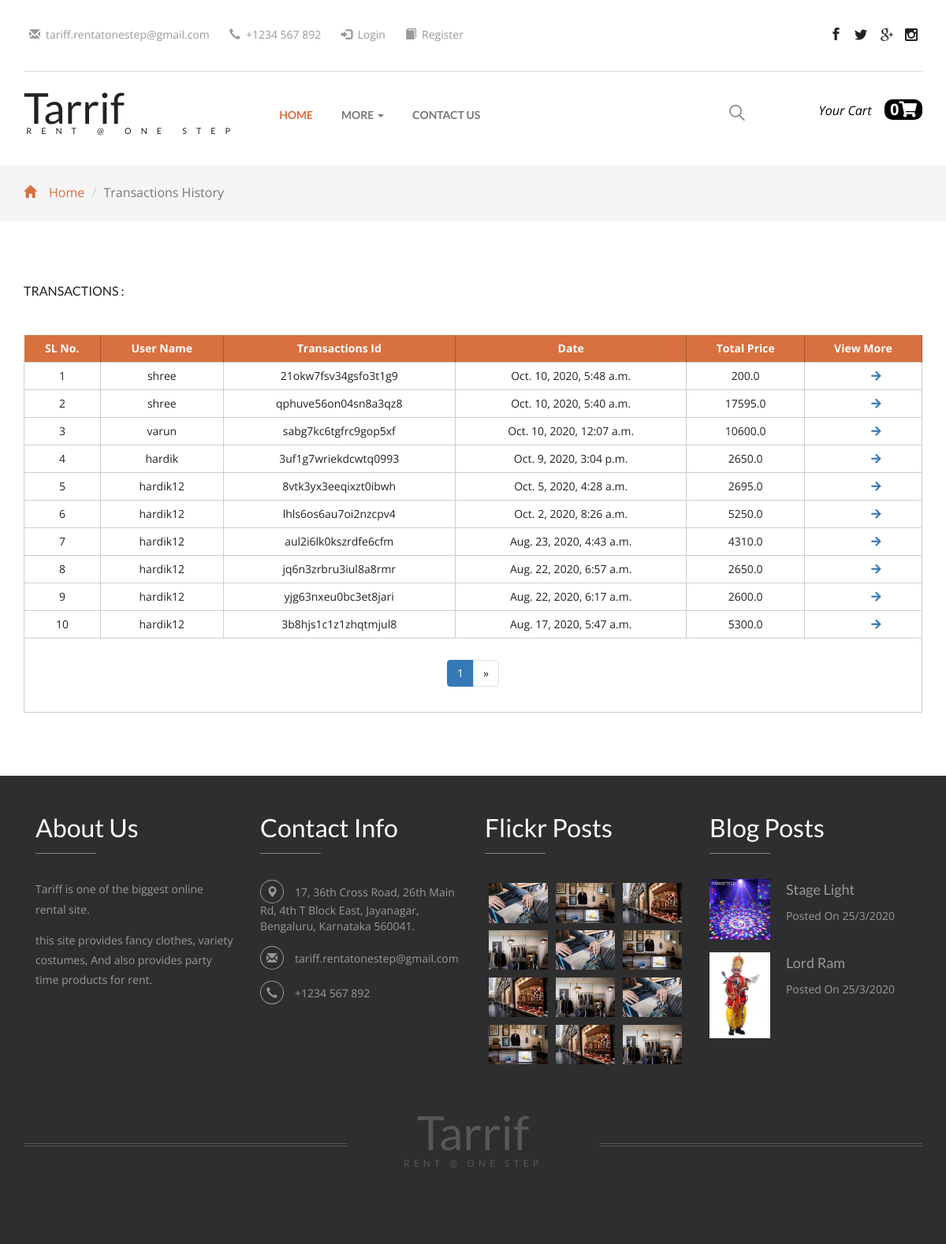
Page /All-transaction/ on the committed database.
### core/models.py (models this page shows, shortened)
class Order(models.Model):
    user = models.ForeignKey(settings.AUTH_USER_MODEL,
                             on_delete=models.CASCADE)
    ref_code = models.CharField(max_length=20, blank=True, null=True)
    items = models.ManyToManyField(OrderItem)
    start_date = models.DateTimeField(auto_now_add=True)
    ordered_date = models.DateTimeField()
    ordered = models.BooleanField(default=False)
    shipping_address = models.ForeignKey(
        'Address', related_name='shipping_address', on_delete=models.SET_NULL, blank=True, null=True)
    billing_address = models.ForeignKey(
        'Address', related_name='billing_address', on_delete=models.SET_NULL, blank=True, null=True)
    payment = models.ForeignKey(
        'Payment', on_delete=models.SET_NULL, blank=True, null=True)
    coupon = models.ForeignKey(
        'Coupon', on_delete=models.SET_NULL, blank=True, null=True)
    being_delivered = models.BooleanField(default=False)
    received = models.BooleanField(default=False)
    refund_requested = models.BooleanField(default=False)
    refund_granted = models.BooleanField(default=False)
    '''
    1. Item added to cart
    2. Adding a billing address
    (Failed checkout)
    3.Coupon
    4. Payment
    (Preprocessing, processing, packaging etc.)
    5. Being delivered
    6. Received
    7. Refunds
    '''

class Payment(models.Model):
    stripe_charge_id = models.CharField(max_length=50)
    user = models.ForeignKey(settings.AUTH_USER_MODEL,
                             on_delete=models.SET_NULL, blank=True, null=True)
    amount = models.FloatField()
    receipt=models.BooleanField(default=0)
    timestamp = models.DateTimeField(auto_now_add=True)

### core/views.py (the view)
# urls.py: path('All-transaction/',transaction.as_view(), name='transaction'),
class transaction(ListView):
    queryset=Order.objects.filter(ordered=True).order_by('-ordered_date')
    template_name='transaction.html'
    context_object_name='info'
    paginate_by = 10

### core/templatetags/cart_template_tags.py (called while the page is built)
@register.filter
def cart_item_count(user):
    if user.is_authenticated:
        qs = Order.objects.filter(user=user, ordered=False)
        if qs.exists():
            return qs[0].items.count()
    return 0

### templates/transaction.html (shortened to what this page needs)
{% extends "base.html" %}
{% block body %}
	<div class="breadcrumbs">
		<div class="container">
			<ol class="breadcrumb breadcrumb1 animated wow slideInLeft" data-wow-delay=".5s">
				<li><a href="/"><span class="glyphicon glyphicon-home" aria-hidden="true"></span>Home</a></li>
				<li class="active">Transactions History</li>
			</ol>
		</div>
	</div>
	<div class="checkout">
		<div class="container">
			<h3 class="animated wow slideInLeft" data-wow-delay=".5s"> Transactions : </h3>
			<div class="checkout-right animated wow slideInUp" data-wow-delay=".5s">
				<table class="timetable_sub">
					<thead>
						<tr>
							<th>SL No.</th>
              <th>User Name</th>
							<th>Transactions Id</th>
							<th>Date</th>
	            <th>Total Price</th>
              <th>View More</th>
						</tr>
					</thead>
					{% for i in info %}
					<tr class="rem1">
						<td class="invert">{{ forloop.counter }}</td>
							<td class="invert">{{i.user.username}}</td>
							<td class="invert">{{i.ref_code}}</td>
							<td class="invert">{{i.ordered_date}}</td>
              <td  class="invert">{{i.payment.amount}}</td>
              <td  class="invert"><a href="https://dashboard.stripe.com/test/payments/{{i.payment.stripe_charge_id}}" target="_blank">&nbsp &nbsp &nbsp &nbsp &nbsp<i class="fa fa-arrow-right" aria-hidden="true"></i>
    </a></td>
					</tr>
					{% empty %}
          <tr>
	            <td colspan='6'>No Transactions</td>
	        </tr>
					{% endfor %}
	        <tr>
	            <td colspan="6">{% if is_paginated %}
					    <nav class="d-flex justify-content-center wow fadeIn">
					      <ul class="pagination pg-blue">
					        <li class="page-item active">
					          <a class="page-link" href="?page={{ page_obj.number }}">{{ page_obj.number }}
					          </a>
					        </li>
					        {% if page_obj.has_next %}
					        <li class="page-item">
					          <a class="page-link" href="?page={{ page_obj.next_page_number }}" aria-label="Next">
					            <span aria-hidden="true">&raquo;</span>
					          </a>
					        </li>
					        {% endif %}
					      </ul>
					    </nav>
					    {% endif %}</td>
	        </tr>
          </table>
          </div>
        </div>
      </div>
{% endblock body %}

### static/css/style.css (style rules this page uses)
html, body { font-size: 100%; background: #fff; font-family: 'Open Sans', sans-serif; }
h1,h2,h3,h4,h5,h6 { font-family: 'Lato', sans-serif; margin:0; }
ul,label { margin:0; padding:0; }
.banner-bottom,.new-collections,.checkout,.collections-bottom,.timer,.register,.products,.typo,.mail,.single,.login,.single-related-products { padding:5em 0; }
.breadcrumbs { padding:1.5em 0; background:#f5f5f5; }
.breadcrumb1 { padding:0; margin:0; }
.breadcrumb1 li { font-size:1em; color:#999; }
.breadcrumb1 li a { color:#d8703f; text-decoration:none; }
.breadcrumb1 li span { left: 0em; padding-right: 1em; color: #D8703F; }
.pagination > li > a { color:#212121; }
.pagination > .active > a, .pagination > .active > span, .pagination > .active > a:hover, .pagination > .active > span:hover, .pagination > .active > a:focus, .pagination > .active > span:focus { z-index: 0; }
ol { margin-bottom: 44px; }
.checkout h3 { font-size:1em; color:#212121; text-transform:uppercase; margin:0 0 3em; }
table.timetable_sub { width:100%; margin:0 auto; }
.timetable_sub thead { background: #004284; }
.timetable_sub th { background:#D8703F; color: #fff !important; text-transform: capitalize; font-size: 13px; border-right:1px solid #A95832; }
.timetable_sub th, .timetable_sub td { text-align: center; padding: 7px; font-size: 14px; color: #212121; }
.timetable_sub td { border:1px solid #CDCDCD; }

### rows in the picture
Order: user.username "shree", ref_code "21okw7fsv34gsfo3t1g9", ordered_date "Oct. 10, 2020, 5:48 a.m.", payment.amount "200.0"
Order: user.username "shree", ref_code "qphuve56on04sn8a3qz8", ordered_date "Oct. 10, 2020, 5:40 a.m.", payment.amount "17595.0"
Order: user.username "varun", ref_code "sabg7kc6tgfrc9gop5xf", ordered_date "Oct. 10, 2020, 12:07 a.m.", payment.amount "10600.0"
Order: user.username "hardik", ref_code "3uf1g7wriekdcwtq0993", ordered_date "Oct. 9, 2020, 3:04 p.m.", payment.amount "2650.0"
Order: user.username "hardik12", ref_code "8vtk3yx3eeqixzt0ibwh", ordered_date "Oct. 5, 2020, 4:28 a.m.", payment.amount "2695.0"
Order: user.username "hardik12", ref_code "lhls6os6au7oi2nzcpv4", ordered_date "Oct. 2, 2020, 8:26 a.m.", payment.amount "5250.0"
Order: user.username "hardik12", ref_code "aul2i6lk0kszrdfe6cfm", ordered_date "Aug. 23, 2020, 4:43 a.m.", payment.amount "4310.0"
Order: user.username "hardik12", ref_code "jq6n3zrbru3iul8a8rmr", ordered_date "Aug. 22, 2020, 6:57 a.m.", payment.amount "2650.0"
Order: user.username "hardik12", ref_code "yjg63nxeu0bc3et8jari", ordered_date "Aug. 22, 2020, 6:17 a.m.", payment.amount "2600.0"
Order: user.username "hardik12", ref_code "3b8hjs1c1z1zhqtmjul8", ordered_date "Aug. 17, 2020, 5:47 a.m.", payment.amount "5300.0"

### other values in the picture
{{ request.user|cart_item_count }} "0"
{{ page_obj.number }} "1"
